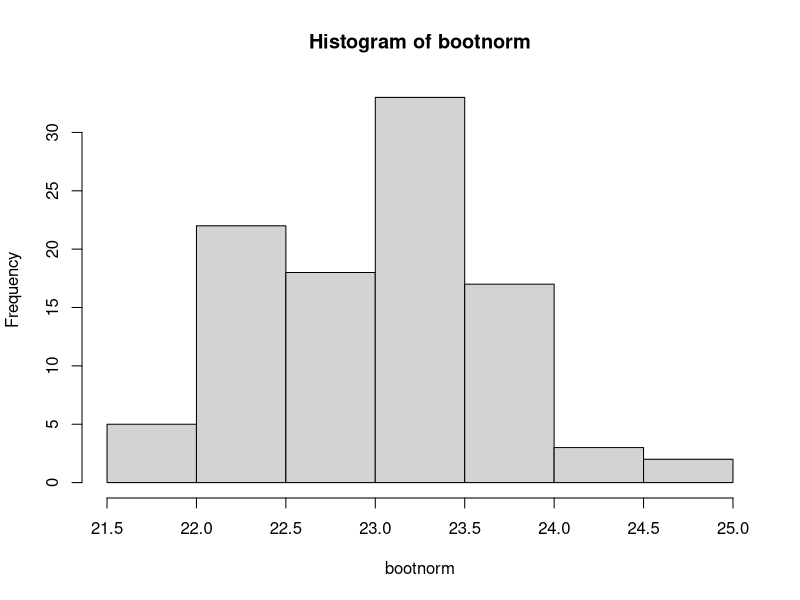
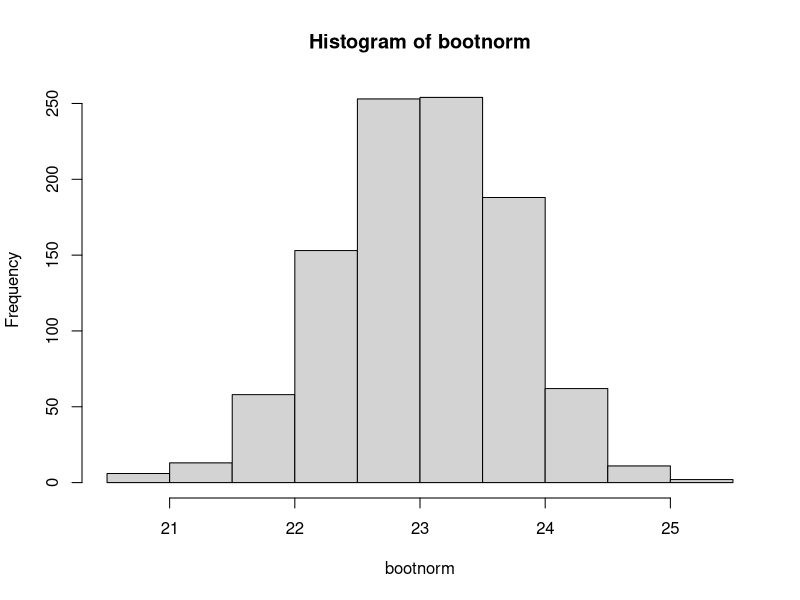
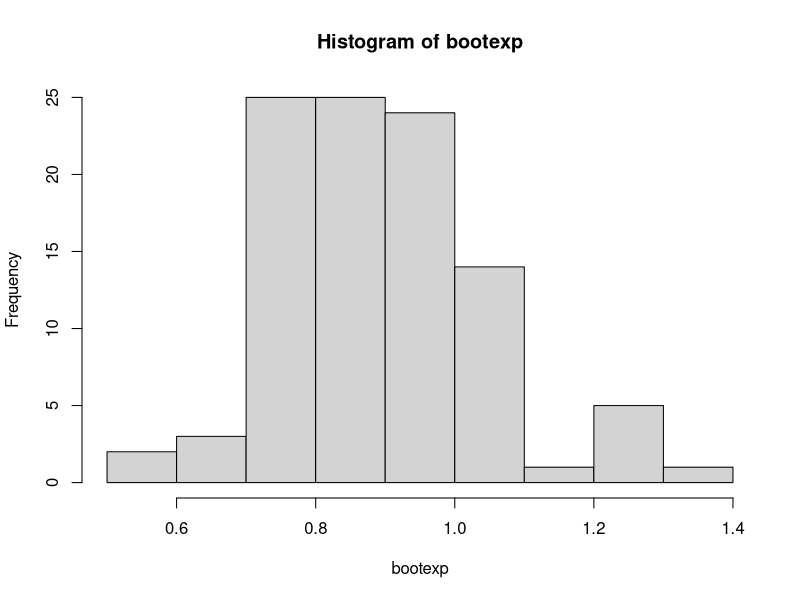
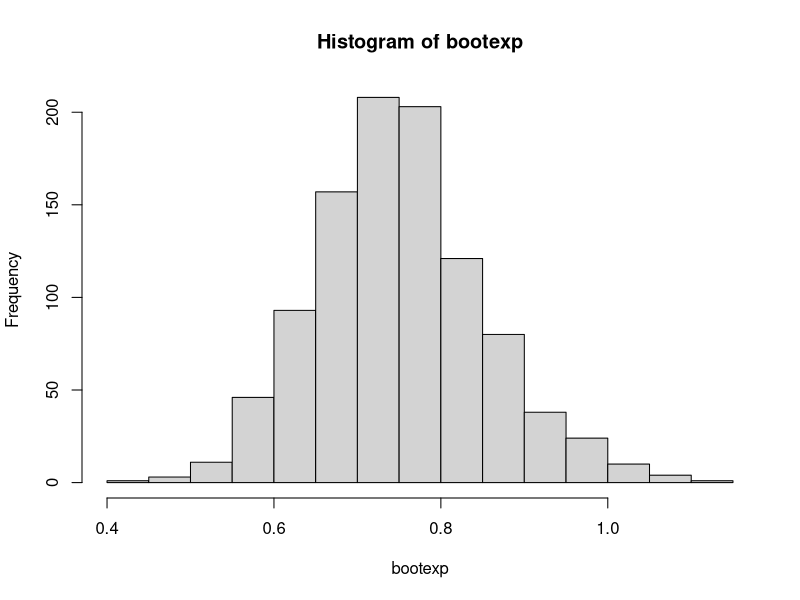

Write the R code that produced these figures, in order.
## ---- chunk 1
x <-rnorm(50, 22, 5)
xbar <- mean(x)
## ---- chunk 2
nsims <- 100
bootnorm <- numeric(nsims)
## ---- chunk 3
for(i in 1:nsims){
     temp <- sample(x, 50, replace = TRUE)
     bootnorm[i] <- mean(temp)
}
## ---- chunk 4
summary(bootnorm)
hist(bootnorm)
## ---- chunk 5
est.bias <-xbar - mean(bootnorm)
est.bias
## ---- chunk 6
nsims <- 1000
bootnorm <- numeric(nsims)
for(i in 1:nsims){
  temp <- sample(x, 50, replace = TRUE)
  bootnorm[i] <- mean(temp)
}
summary(bootnorm)
hist(bootnorm)
## ---- chunk 7
est.bias <-xbar - mean(bootnorm)
est.bias
## ---- chunk 8
x <-rexp(50)
xbar <- mean(x)
nsims <- 100
## ---- chunk 9
bootexp <- numeric(nsims)
for(i in 1:nsims){
  temp <- sample(x, 50, replace = TRUE)
  bootexp[i] <- mean(temp)
}
summary(bootexp)
hist(bootexp)
## ---- chunk 10
est.bias <-xbar - mean(bootnorm)
est.bias
## ---- chunk 11
x <-rexp(50)
xbar <- mean(x)
nsims <- 1000
bootexp <- numeric(nsims)
for(i in 1:nsims){
  temp <- sample(x, 50, replace = TRUE)
  bootexp[i] <- mean(temp)
}
summary(bootexp)
hist(bootexp)
## ---- chunk 12
est.bias <-xbar - mean(bootnorm)
est.bias
